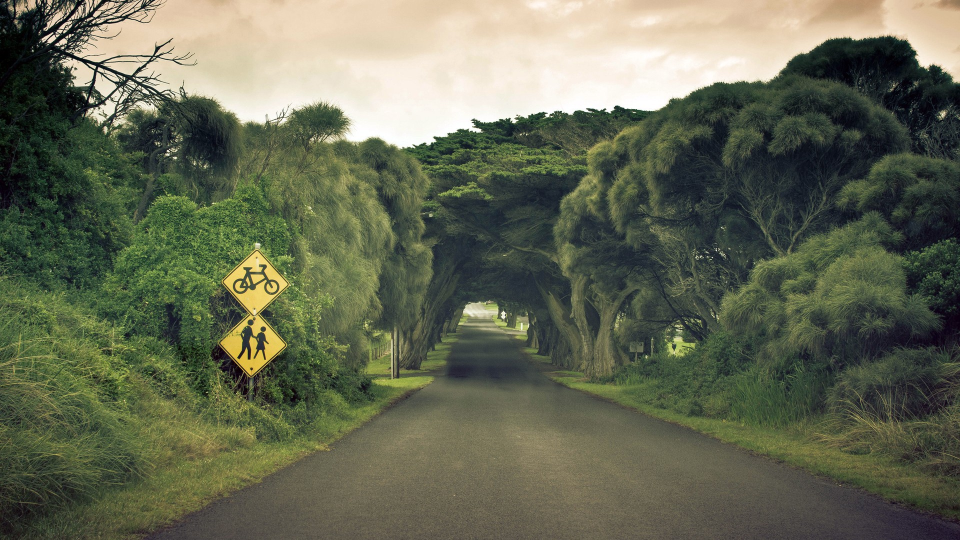
#> input picture Datasets/pothole_detection/good roads/1.jpg, 1920 x 1080 px, found by its file name (shown at 1/2 size); its folder holds only this picture in this run
$ python global.py   (older library calls are emulated)
#> lines starting #> are read from the running program, lines starting #| are printed output that depends on the picture
import matplotlib.pyplot as plt
from sklearn.preprocessing import LabelEncoder
from sklearn.preprocessing import MinMaxScaler
import numpy as np
import mahotas
import cv2
import os
import h5py

# fixed-sizes for image
fixed_size = tuple((500, 500))

# path to training data
train_path = "E:/Python3.7/projects/Datasets/pothole_detection"

# no.of.trees for Random Forests
num_trees = 100

# bins for histogram
bins = 8

# train_test_split size
test_size = 0.10

# seed for reproducing same results
seed = 9

# feature-descriptor-1: Hu Moments
def fd_hu_moments(image):
    image = cv2.cvtColor(image, cv2.COLOR_BGR2GRAY)
    feature = cv2.HuMoments(cv2.moments(image)).flatten()
    return feature

# feature-descriptor-2: Haralick Texture
def fd_haralick(image):
    # convert the image to grayscale
    gray = cv2.cvtColor(image, cv2.COLOR_BGR2GRAY)
    # compute the haralick texture feature vector
    haralick = mahotas.features.haralick(gray).mean(axis=0)
    # return the result
    return haralick

# feature-descriptor-3: Color Histogram
def fd_histogram(image, mask=None):
    # convert the image to HSV color-space
    image = cv2.cvtColor(image, cv2.COLOR_BGR2HSV)
    # compute the color histogram
    hist  = cv2.calcHist([image], [0, 1, 2], None, [bins, bins, bins], [0, 256, 0, 256, 0, 256])
    # normalize the histogram
    cv2.normalize(hist, hist)
    # return the histogram
    return hist.flatten()

# get the training labels
train_labels = os.listdir(train_path)

# sort the training labels
train_labels.sort()
print(train_labels)

# empty lists to hold feature vectors and labels
global_features = []
labels = []

i, j = 0, 0
k = 0

# num of images per class
images_per_class = 40

#%%time
# loop over the training data sub-folders
for training_name in train_labels:
    # join the training data path and each species training folder
    dir = os.path.join(train_path, training_name)

    # get the current training label
    current_label = training_name

    k = 1
    # loop over the images in each sub-folder
    for x in range(1,images_per_class+1):
        # get the image file name
        file = dir + "/" + str(x) + ".jpg"

        print(file)
        # read the image and resize it to a fixed-size
        image = cv2.imread(file)
#> image is the input picture: shape (1080, 1920, 3); mean B, G, R 84.1, 104.8, 100.6
        #image.show()
        image = cv2.resize(image, fixed_size)
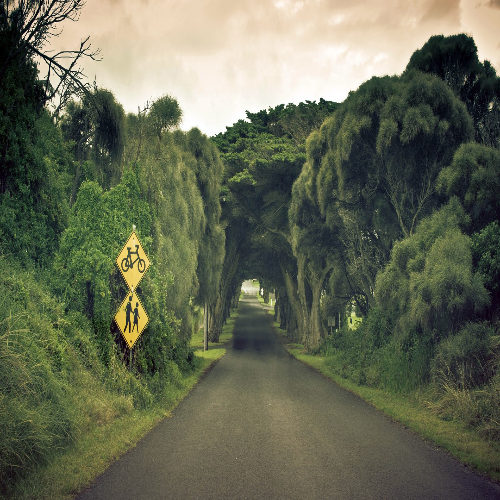
#> image: shape (500, 500, 3); mean B, G, R 84, 104.7, 100.5

        ####################################
        # Global Feature extraction
        ####################################
        fv_hu_moments = fd_hu_moments(image)
#> in fd_hu_moments, `image = cv2.cvtColor(image, cv2.COLOR_BGR2GRAY)`:
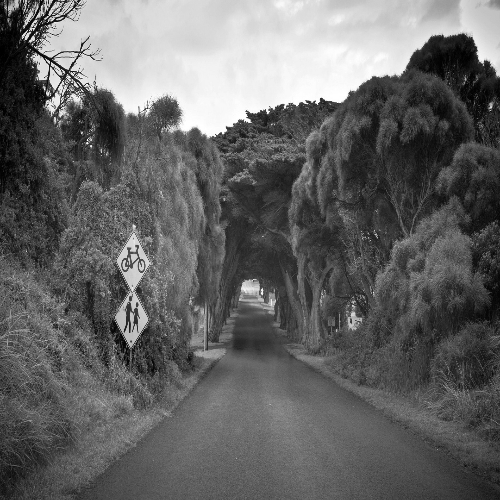
#> image: shape (500, 500); min 0, max 255, mean 101.1
#> in fd_hu_moments, `feature = cv2.HuMoments(cv2.moments(image)).flatten()`: feature = [0.00162, 9.01e-08, 1.4e-11, 9.33e-11, 2.79e-21, 1.82e-14, 1.9e-21]
#> fv_hu_moments has the same summary as feature in fd_hu_moments
#> (the run stopped early here; a loop or call above may not have finished)

$ run again, on Datasets/pothole_detection/potholes/1.jpg
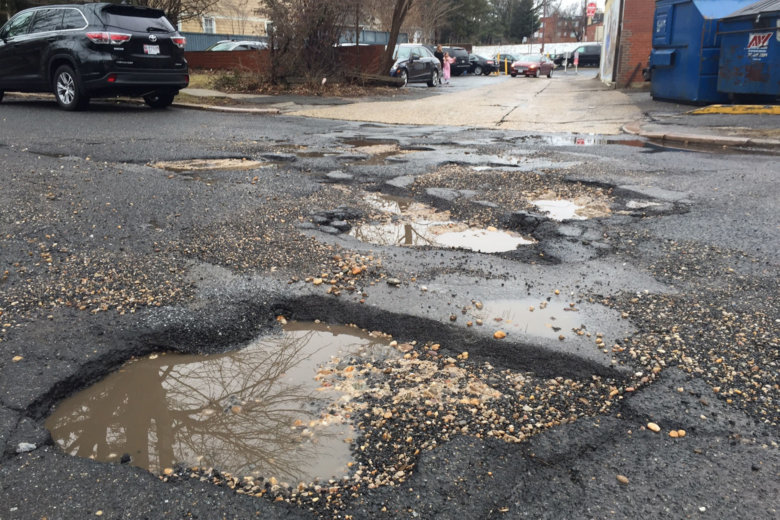
#> input picture Datasets/pothole_detection/potholes/1.jpg, 780 x 520 px, found by its file name
#> image is the input picture: shape (520, 780, 3); mean B, G, R 109.6, 111.5, 114.6
#> `image = cv2.resize(image, fixed_size)`:
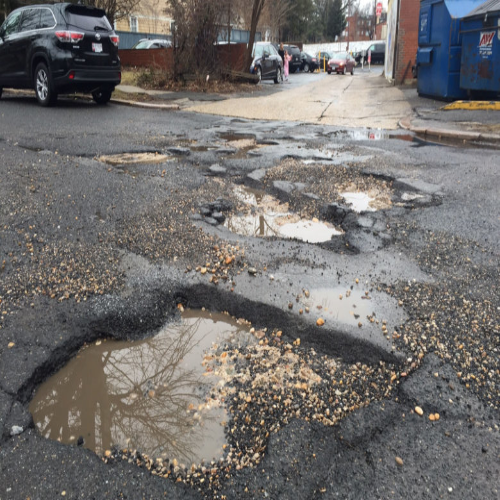
#> image: shape (500, 500, 3); mean B, G, R 109.5, 111.3, 114.5
#> in fd_hu_moments, `image = cv2.cvtColor(image, cv2.COLOR_BGR2GRAY)`:
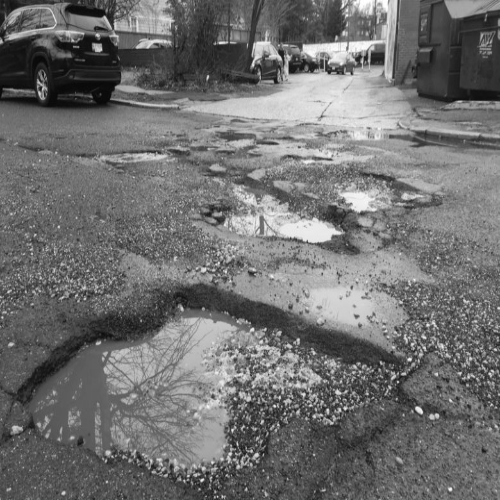
#> image: shape (500, 500); min 6, max 255, mean 112.1
#> feature = [0.00134, 2.66e-09, 2.39e-12, 7.53e-12, 1.64e-23, 3.79e-16, 2.74e-23]
#> fv_hu_moments has the same summary as feature in fd_hu_moments
